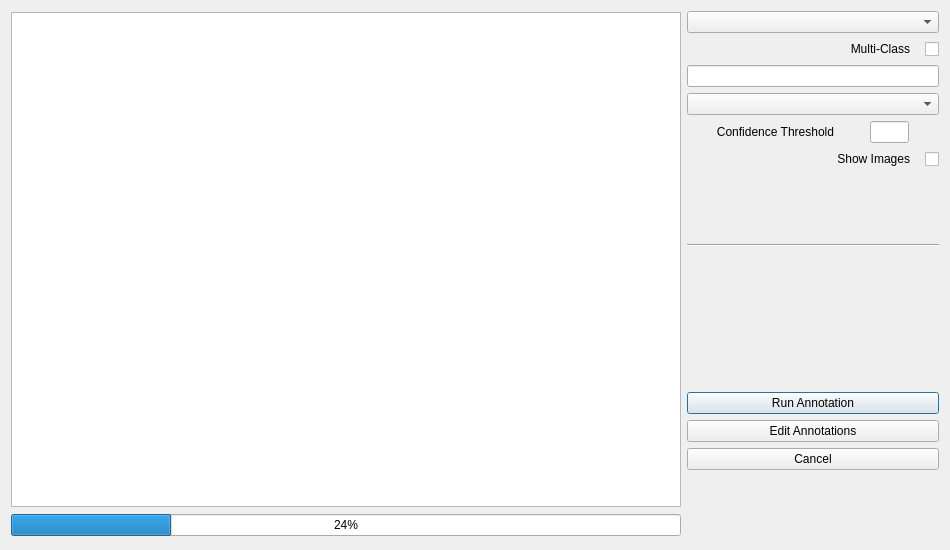
<?xml version="1.0" encoding="UTF-8"?>
<!--Author: Chris Lawson-->
<!--Contact: clawso21@une.edu.au-->
<!--Source: U-Infuse-->
<!--Purpose: Auto-Annotate Dialogue UI-->
<ui version="4.0">
 <class>autoAnnotator</class>
 <widget class="QDialog" name="autoAnnotator">
  <property name="geometry">
   <rect>
    <x>0</x>
    <y>0</y>
    <width>950</width>
    <height>550</height>
   </rect>
  </property>
  <property name="minimumSize">
   <size>
    <width>950</width>
    <height>550</height>
   </size>
  </property>
  <property name="maximumSize">
   <size>
    <width>950</width>
    <height>550</height>
   </size>
  </property>
  <property name="windowTitle">
   <string>Auto-Annotator</string>
  </property>
  <layout class="QGridLayout" name="gridLayout">
   <item row="0" column="0">
    <layout class="QHBoxLayout" name="horizontalLayout1">
     <item>
      <layout class="QVBoxLayout" name="verticalLayout1">
       <item>
        <widget class="QTextEdit" name="textEdit">
         <property name="minimumSize">
          <size>
           <width>670</width>
           <height>495</height>
          </size>
         </property>
         <property name="maximumSize">
          <size>
           <width>670</width>
           <height>495</height>
          </size>
         </property>
        </widget>
       </item>
       <item>
        <widget class="QProgressBar" name="progressBar">
         <property name="value">
          <number>24</number>
         </property>
        </widget>
       </item>
      </layout>
     </item>
     <item>
      <spacer name="horizontalSpacer2">
       <property name="orientation">
        <enum>Qt::Horizontal</enum>
       </property>
       <property name="sizeHint" stdset="0">
        <size>
         <width>40</width>
         <height>20</height>
        </size>
       </property>
      </spacer>
     </item>
     <item>
      <layout class="QVBoxLayout" name="verticalLayout2">
       <item>
        <layout class="QVBoxLayout" name="verticalLayout3">
         <item>
          <widget class="QComboBox" name="dataSetsComboBox"/>
         </item>
         <item>
          <widget class="QCheckBox" name="multiClassCheckBox">
           <property name="layoutDirection">
            <enum>Qt::RightToLeft</enum>
           </property>
           <property name="text">
            <string>Multi-Class   </string>
           </property>
          </widget>
         </item>
         <item>
          <widget class="QLineEdit" name="singleClassName"/>
         </item>
         <item>
          <widget class="QComboBox" name="annotatorComboBox"/>
         </item>
        </layout>
       </item>
       <item>
        <layout class="QHBoxLayout" name="horizontalLayout2">
         <item>
          <spacer name="horizontalSpacer3">
           <property name="orientation">
            <enum>Qt::Horizontal</enum>
           </property>
           <property name="sizeHint" stdset="0">
            <size>
             <width>40</width>
             <height>20</height>
            </size>
           </property>
          </spacer>
         </item>
         <item>
          <widget class="QLabel" name="confThreshLabel1">
           <property name="layoutDirection">
            <enum>Qt::LeftToRight</enum>
           </property>
           <property name="text">
            <string>Confidence Threshold</string>
           </property>
           <property name="alignment">
            <set>Qt::AlignRight|Qt::AlignTrailing|Qt::AlignVCenter</set>
           </property>
          </widget>
         </item>
         <item>
          <spacer name="horizontalSpacer4">
           <property name="orientation">
            <enum>Qt::Horizontal</enum>
           </property>
           <property name="sizeHint" stdset="0">
            <size>
             <width>40</width>
             <height>20</height>
            </size>
           </property>
          </spacer>
         </item>
         <item>
          <widget class="QLineEdit" name="confidenceThresholdNum">
           <property name="maximumSize">
            <size>
             <width>50</width>
             <height>16777215</height>
            </size>
           </property>
          </widget>
         </item>
         <item>
          <spacer name="horizontalSpacer1">
           <property name="orientation">
            <enum>Qt::Horizontal</enum>
           </property>
           <property name="sizeHint" stdset="0">
            <size>
             <width>40</width>
             <height>20</height>
            </size>
           </property>
          </spacer>
         </item>
        </layout>
       </item>
       <item>
        <layout class="QVBoxLayout" name="verticalLayout4">
         <item>
          <widget class="QCheckBox" name="showImagesCheckBox">
           <property name="layoutDirection">
            <enum>Qt::RightToLeft</enum>
           </property>
           <property name="text">
            <string>Show Images   </string>
           </property>
          </widget>
         </item>
         <item>
          <spacer name="verticalSpacer1">
           <property name="orientation">
            <enum>Qt::Vertical</enum>
           </property>
           <property name="sizeHint" stdset="0">
            <size>
             <width>20</width>
             <height>40</height>
            </size>
           </property>
          </spacer>
         </item>
         <item>
          <widget class="Line" name="line">
           <property name="sizePolicy">
            <sizepolicy hsizetype="Minimum" vsizetype="Fixed">
             <horstretch>0</horstretch>
             <verstretch>0</verstretch>
            </sizepolicy>
           </property>
           <property name="orientation">
            <enum>Qt::Horizontal</enum>
           </property>
          </widget>
         </item>
         <item>
          <spacer name="verticalSpacer2">
           <property name="orientation">
            <enum>Qt::Vertical</enum>
           </property>
           <property name="sizeHint" stdset="0">
            <size>
             <width>20</width>
             <height>40</height>
            </size>
           </property>
          </spacer>
         </item>
         <item>
          <spacer name="verticalSpacer3">
           <property name="orientation">
            <enum>Qt::Vertical</enum>
           </property>
           <property name="sizeHint" stdset="0">
            <size>
             <width>20</width>
             <height>40</height>
            </size>
           </property>
          </spacer>
         </item>
         <item>
          <widget class="QPushButton" name="runAnnotationButton">
           <property name="text">
            <string>Run Annotation</string>
           </property>
          </widget>
         </item>
         <item>
          <widget class="QPushButton" name="editAnnotationsButton">
           <property name="text">
            <string>Edit Annotations</string>
           </property>
          </widget>
         </item>
         <item>
          <widget class="QPushButton" name="cancelButton">
           <property name="text">
            <string>Cancel</string>
           </property>
          </widget>
         </item>
         <item>
          <spacer name="verticalSpacer4">
           <property name="orientation">
            <enum>Qt::Vertical</enum>
           </property>
           <property name="sizeHint" stdset="0">
            <size>
             <width>20</width>
             <height>40</height>
            </size>
           </property>
          </spacer>
         </item>
        </layout>
       </item>
      </layout>
     </item>
    </layout>
   </item>
  </layout>
 </widget>
 <resources/>
 <connections/>
</ui>
